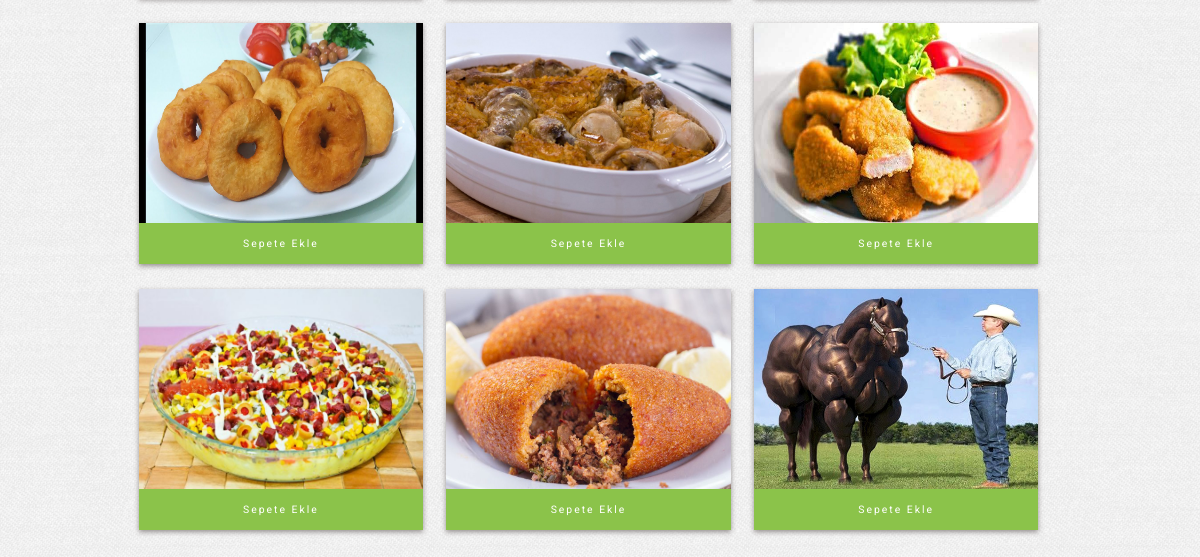
Before: /products/ (lower part) with the older database file.
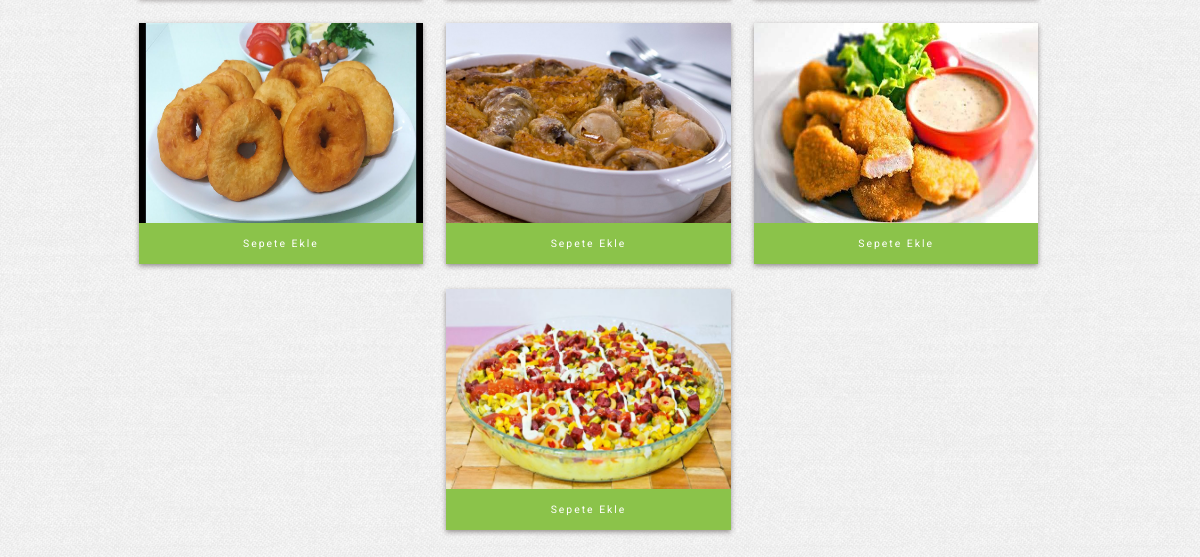
After: the same page with the newer database file.
### products/models.py (models this page shows, shortened)
class Product(models.Model):
    title = models.CharField(max_length=120)
    slug = models.SlugField(blank=True, unique=True)
    description = models.TextField()
    category = models.CharField(max_length=120, default='')
    price = models.DecimalField(decimal_places=2, max_digits=20, default=12)
    image = models.ImageField(upload_to=upload_image_path, null=True, blank=True)
    featured = models.BooleanField(default=False)
    active = models.BooleanField(default=True)
    timestamp = models.DateTimeField(auto_now_add=True)
    objects = ProdocutManager()
    def get_absolute_url(self):
        return reverse("products:detail", kwargs={"slug":self.slug})

### products/views.py (the view)
class ProductListView(ListView):
    template_name = "products/list.html"
    def get_context_data(self, *args, **kwargs):
        context = super(ProductListView, self).get_context_data(*args, **kwargs)
        cart_obj, new_obj = Cart.objects.new_or_get(self.request)
        context['cart'] = cart_obj
        return context
    def get_queryset(self, *args, **kwargs):
        request = self.request
        return Product.objects.all()

### carts/models.py (called while the page is built)
def pre_save_cart_receiver(sender, instance, *args, **kwargs):
    instance.total = instance.subtotal

    def new_or_get(self, request):
        cart_id = request.session.get("cart_id", None)
        qs = self.get_queryset().filter(id=cart_id)
        if qs.count() == 1:
            new_obj = False
            cart_obj = qs.first()
            if request.user.is_authenticated() and cart_obj.user is None:
                cart_obj.user = request.user
                cart_obj.save()
        else:
            cart_obj = Cart.objects.new(user=request.user)
            new_obj = True
            request.session['cart_id'] = cart_obj.id
        return cart_obj, new_obj

    def new(self, user=None):
        user_obj = None
        if user is not None:
            if user.is_authenticated():
                user_obj = user
        return self.model.objects.create(user=user_obj)

### products/models.py (called while the page is built)
    def active(self):
        return self.filter(active=True)

    def get_queryset(self):
        return ProductQuerySet(self.model, using=self.db)

    def all(self):
        return self.get_queryset().active()

### templates/products/list.html (shortened to what this page needs)
{% extends 'base.html' %}
{% block body %}
    <div class='container'>
        <div class='row'>
        <div class="col-md-10 col-md-offset-1">
        <div class="urun-all">
        <ul id="menu-pricing" class="menu-price">
        {% for obj in object_list %}
            {% if obj.category == 'ana-yemek' %}
                    {% include 'products/snippets/card-et.html' with instance=obj%}
            {% elif obj.category == 'yan-yemek' %}
                    {% include 'products/snippets/card-salata.html' with instance=obj%}
            {% elif obj.category == 'corba' %}
                    {% include 'products/snippets/card-corba.html' with instance=obj%}
            {% elif obj.category == 'ekstra' %}
                    {% include 'products/snippets/card-ekstra.html' with instance=obj%}
            {% endif %}
        {% endfor %}
        </ul>
        </div>
        </div>
        </div>
    </div>
{% endblock %}

### templates/products/snippets/update-cart.html (shortened to what this page needs)
 <form class="form-product-ajax" class="form" method="POST" action="{% url 'cart:updatecart' %}" data-endpoint="{% url 'cart:updatecart' %}"> {% csrf_token %}
        <span class="submit-span">
        {% if product in cart.products.all %}
              <button type="submit" class="btn btn-sm">Sepetten Çıkar</button>
        {% else %}
               <button type="submit" class="btn btn-success">Sepete Ekle</button>
        {% endif %}
        </span>
    </form>

### templates/products/snippets/card-ekstra.html (shortened to what this page needs)
<li class="item dessert">
    {% if instance.image %}
        <a rel="prettyPhoto[Group]" href="{{ instance.get_absolute_url }}?iframe=true&height=515&width=450&">
        <img class="img-responsive" src="{{ instance.image.url }}" >
    {% endif %}
    </a>
        <div class="spt-ynt">{% include 'products/snippets/update-cart.html' with product=instance cart=cart %}</div>
</li>

### templates/products/snippets/card-et.html (shortened to what this page needs)
<li class="item main-course">
    {% if instance.image %}
        <a rel="prettyPhoto[Group]" href="{{ instance.get_absolute_url }}?iframe=true&height=515&width=450&">
        <img class="img-responsive" src="{{ instance.image.url }}" >
    {% endif %}
    </a>
        <div class="spt-ynt">{% include 'products/snippets/update-cart.html' with product=instance cart=cart %}</div>
</li>

Changed rows visible on the page:
removed Product: image (picture)
no longer on this page (row edited): Product: image (picture)
